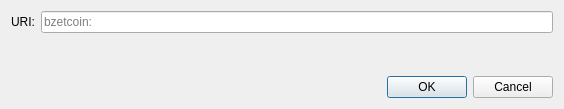
<?xml version="1.0" encoding="UTF-8"?>
<ui version="4.0">
 <class>OpenURIDialog</class>
 <widget class="QDialog" name="OpenURIDialog">
  <property name="geometry">
   <rect>
    <x>0</x>
    <y>0</y>
    <width>564</width>
    <height>109</height>
   </rect>
  </property>
  <property name="windowTitle">
   <string>Open bzetcoin URI</string>
  </property>
  <layout class="QVBoxLayout" name="verticalLayout">
   <item>
    <layout class="QHBoxLayout" name="horizontalLayout">
     <item>
      <widget class="QLabel" name="label">
       <property name="text">
        <string>URI:</string>
       </property>
      </widget>
     </item>
     <item>
      <widget class="QValidatedLineEdit" name="uriEdit">
       <property name="placeholderText">
        <string notr="true">bzetcoin:</string>
       </property>
      </widget>
     </item>
    </layout>
   </item>
   <item>
    <spacer name="verticalSpacer">
     <property name="orientation">
      <enum>Qt::Vertical</enum>
     </property>
     <property name="sizeHint" stdset="0">
      <size>
       <width>20</width>
       <height>40</height>
      </size>
     </property>
    </spacer>
   </item>
   <item>
    <widget class="QDialogButtonBox" name="buttonBox">
     <property name="orientation">
      <enum>Qt::Horizontal</enum>
     </property>
     <property name="standardButtons">
      <set>QDialogButtonBox::Cancel|QDialogButtonBox::Ok</set>
     </property>
    </widget>
   </item>
  </layout>
 </widget>
 <customwidgets>
  <customwidget>
   <class>QValidatedLineEdit</class>
   <extends>QLineEdit</extends>
   <header>qt/qvalidatedlineedit.h</header>
  </customwidget>
 </customwidgets>
 <resources/>
 <connections>
  <connection>
   <sender>buttonBox</sender>
   <signal>accepted()</signal>
   <receiver>OpenURIDialog</receiver>
   <slot>accept()</slot>
   <hints>
    <hint type="sourcelabel">
     <x>248</x>
     <y>254</y>
    </hint>
    <hint type="destinationlabel">
     <x>157</x>
     <y>274</y>
    </hint>
   </hints>
  </connection>
  <connection>
   <sender>buttonBox</sender>
   <signal>rejected()</signal>
   <receiver>OpenURIDialog</receiver>
   <slot>reject()</slot>
   <hints>
    <hint type="sourcelabel">
     <x>316</x>
     <y>260</y>
    </hint>
    <hint type="destinationlabel">
     <x>286</x>
     <y>274</y>
    </hint>
   </hints>
  </connection>
 </connections>
</ui>
